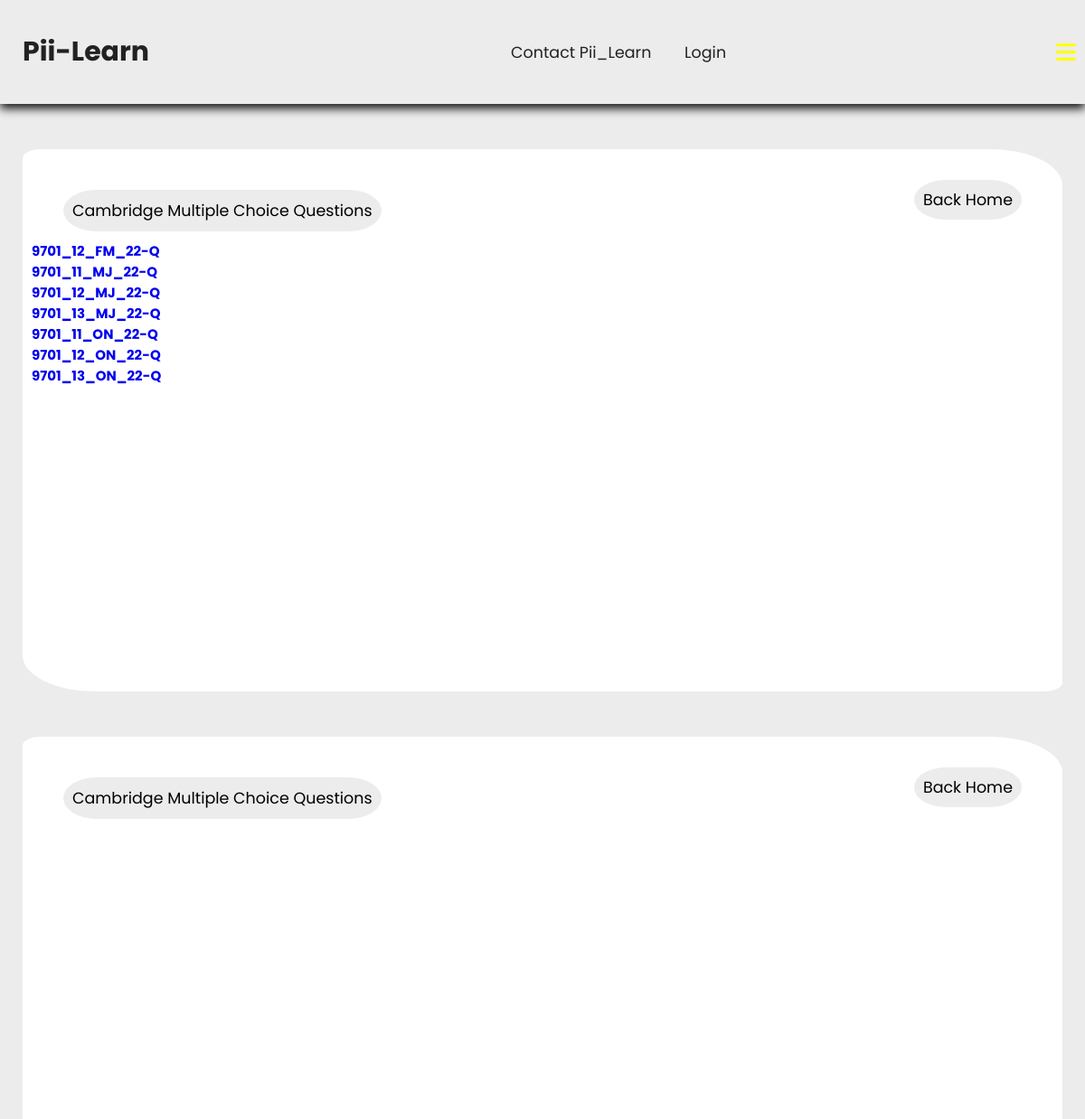
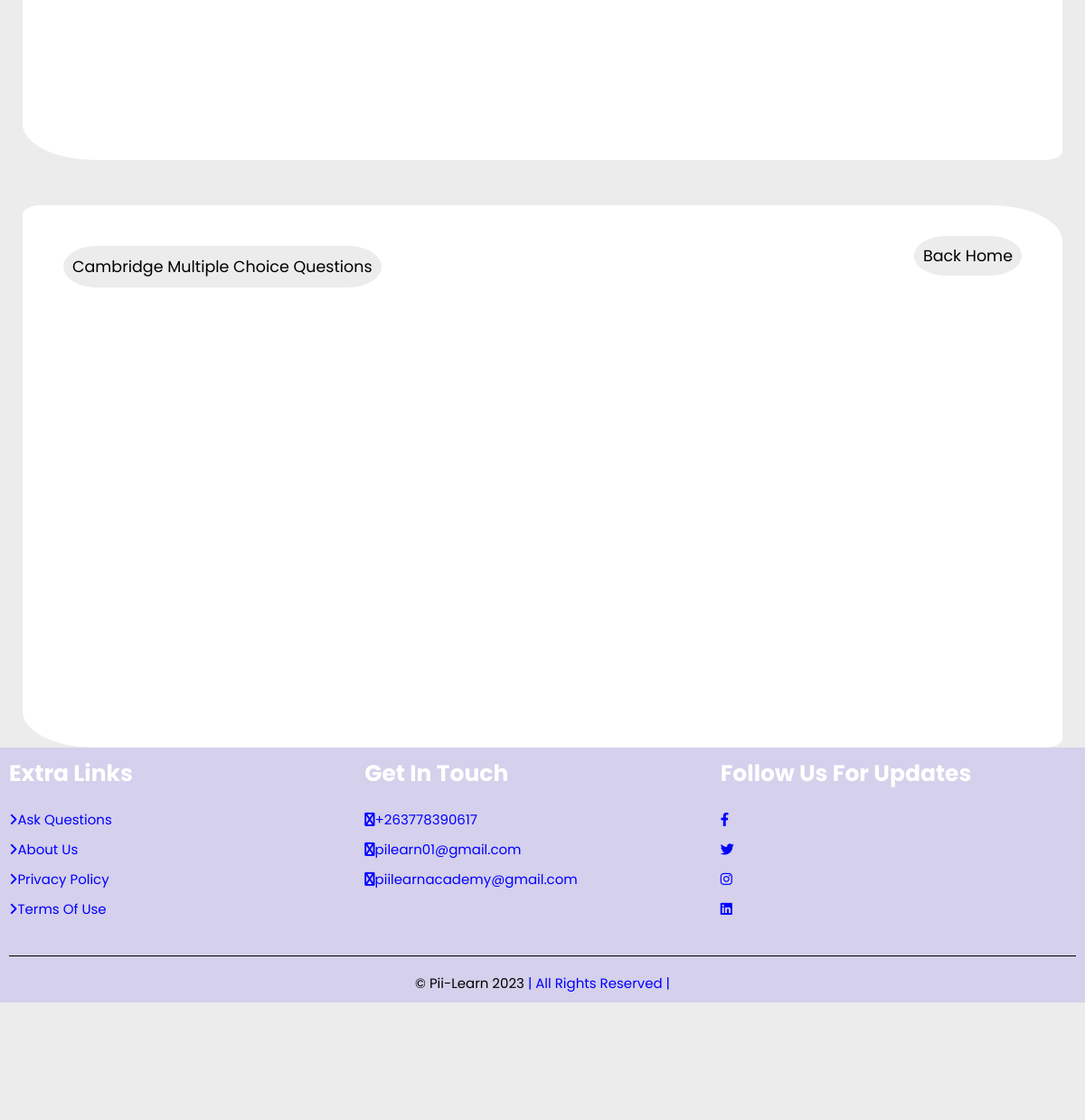
/testyourself, run on the app's committed database (2 pictures, top to bottom).
### examsolution/models.py (models this page shows, shortened)
class FullQuestionAnswer(models.Model):
    subject_key = models.ForeignKey(Subject, on_delete=models.CASCADE, null='False')
    year_key = models.ForeignKey(Year, on_delete=models.CASCADE)
    session_key = models.ForeignKey(Session, on_delete=models.CASCADE)
    full_question_name = models.CharField(max_length=200)
    full_question_directory = models.FileField(null=True,upload_to='FullQuestionPaper')
    full_answersheet_name = models.CharField(max_length=200)
    full_answersheet_directory = models.FileField(null=True,upload_to='FullMarkScheme')
    paper_number = models.ForeignKey(Paper,on_delete=models.CASCADE,blank=True,null=True)

### examsolution/views.py (the view)
# urls.py: path('testyourself', views.index_test_yourself, name='test_yourself'),
def index_test_yourself(request):
    multiple_choice_available_list = FullQuestionAnswer.objects.filter(paper_number__paper_num='1')
    context = {
        'multiple_choice_available_list' : multiple_choice_available_list,
    }
    return render(request, 'examsolution/test_yourself.html', context)

### examsolution/templates/examsolution/test_yourself.html (shortened to what this page needs)
{% extends 'examsolution/base.html' %}
{% load static %}
{% block content %}
<section class="paperonequestions">
    <section class="multiple_choice_heading">
        <div class="view_panel_heading">
            <p class="individual_reselect" >Cambridge multiple choice questions <p>
            <a class="individual_reselect" href="{% url 'examsolution:home' %}">Back Home</a>
        </div>
    </section>
    {% if multiple_choice_available_list %}
        {% for mcq in multiple_choice_available_list %}
            <h1><a href="{% url 'examsolution:taking_test' mcq.id %}" class="multiple_choice_questions"> {{mcq.full_question_name}} </a></h1>
        {% endfor %}
    {% else %}
        <h1>No multiple questions available</h1>
    {% endif %}
</section>
<section class="paperonequestions">
    <section class="multiple_choice_heading">
        <div class="view_panel_heading">
            <p class="individual_reselect" >Cambridge multiple choice questions <p>
            <a class="individual_reselect" href="{% url 'examsolution:home' %}">Back Home</a>
        </div>
    </section>
</section>
<section class="paperonequestions">
    <section class="multiple_choice_heading">
        <div class="view_panel_heading">
            <p class="individual_reselect" >Cambridge multiple choice questions <p>
            <a class="individual_reselect" href="{% url 'examsolution:home' %}">Back Home</a>
        </div>
    </section>
</section>
{% endblock content %}

### examsolution/static/examsolution/css/style.css (style rules this page uses)
:root { --main-color: #ececec; --black: #222; --white: #fff; --light--black: #777; --dark-bg: #eee; --border: .1rem solid var(--black); --box-shadow: 0 .5rem 1rem rgba(20, 16, 20, 1); --text-shadow: 0 1.5rem 3rem rgba(0,0,0,.3); }
* { font-family: 'Poppins', sans-serif; margin: 0; padding: 0; box-sizing: border-box; outline: none; border: none; text-decoration: none; text-transform: capitalize; }
html { font-size: 62.5%; overflow-x: hidden; background-color: var(--main-color); }
section { padding: 1rem; }
.question_answer .view_panel_heading .individual_reselect, .multiple_choice_heading .view_panel_heading .individual_reselect { border-top-right-radius: 8rem 5rem; border-bottom-right-radius: 8rem 5rem; border-bottom-left-radius: 8rem 5rem; border-top-left-radius: 8rem 5rem; padding: 1rem; font-size: 1.75rem; color: black; background-color: white; margin-top: 2.5rem; }
.paperonequestions { overflow: auto; margin-top: 5rem; margin-left: 2.5rem; margin-right: 2.5rem; border-radius: 2rem 8rem 2rem 8rem / 1rem 4rem 1rem 4rem; -moz-border-radius:2rem 8rem 2rem 8rem / 1rem 4rem 1rem 4rem; -webkit-border-radius:2rem 8rem 2rem 8rem / 1rem 4rem 1rem 4rem; height: 60rem; background-color: var(--white); padding-bottom: auto; }
.multiple_choice_heading .view_panel_heading { display: flex; justify-content: space-between; align-items: center; z-index:10; margin-left: 2.5rem; margin-right: 2.5rem; }
.multiple_choice_heading .view_panel_heading .individual_reselect { background-color: var(--main-color); }

### data on the page
FullQuestionAnswer: full_question_name "9701_12_FM_22-Q"
FullQuestionAnswer: full_question_name "9701_11_MJ_22-Q"
FullQuestionAnswer: full_question_name "9701_12_MJ_22-Q"
FullQuestionAnswer: full_question_name "9701_13_MJ_22-Q"
FullQuestionAnswer: full_question_name "9701_11_ON_22-Q"
FullQuestionAnswer: full_question_name "9701_12_ON_22-Q"
FullQuestionAnswer: full_question_name "9701_13_ON_22-Q"
